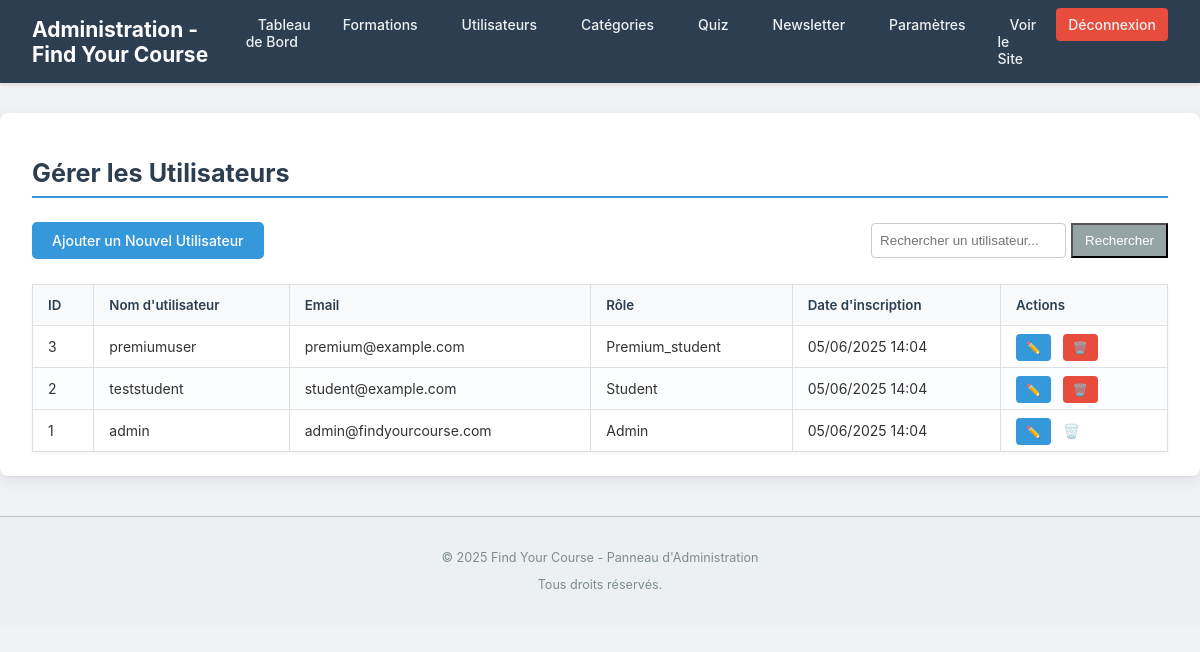
/admin/manage_users.php (signed in), run on the app's committed database.
### tables this page shows
CREATE TABLE `users` (
  `id` INT AUTO_INCREMENT PRIMARY KEY,
  `username` VARCHAR(50) NOT NULL UNIQUE,
  `email` VARCHAR(100) NOT NULL UNIQUE,
  `password` VARCHAR(255) NOT NULL COMMENT 'Hashed password',
  `first_name` VARCHAR(50) DEFAULT NULL,
  `last_name` VARCHAR(50) DEFAULT NULL,
  `role` ENUM('student', 'admin', 'premium_student') NOT NULL DEFAULT 'student' COMMENT 'User role determines access level',
  `registration_date` TIMESTAMP DEFAULT CURRENT_TIMESTAMP
);

### admin/manage_users.php (the view, shortened to what this page needs)
<?php
$admin_page_title = "Gérer les Utilisateurs";
require_once '../includes/admin_header.php';
$search_term = isset($_GET['search']) ? sanitizeInput($_GET['search']) : '';
$query = "SELECT id, username, email, role, registration_date FROM users";
if (!empty($search_term)) {
    $query .= " WHERE username LIKE ? OR email LIKE ?";
    $search_param = "%" . $search_term . "%";
    $stmt = $conn->prepare($query);
    $stmt->bind_param("ss", $search_param, $search_param);
} else {
    $query .= " ORDER BY id DESC";
    $stmt = $conn->prepare($query);
}
$stmt->execute();
$users_result = $stmt->get_result();
?>
<h2><?php echo htmlspecialchars($admin_page_title); ?></h2>
<div style="margin-bottom: 20px; display: flex; justify-content: space-between; align-items: center;">
    <a href="add_user.php" class="admin-button-primary">Ajouter un Nouvel Utilisateur</a>
     <form action="manage_users.php" method="GET" style="display: inline-flex; gap: 5px;">
        <input type="text" name="search" placeholder="Rechercher un utilisateur..." value="<?php echo htmlspecialchars($search_term); ?>" style="padding: 8px; border-radius:4px; border:1px solid #ccc;">
        <button type="submit" class="admin-button-secondary" style="padding: 8px 12px;">Rechercher</button>
    </form>
</div>
<?php if ($users_result && $users_result->num_rows > 0): ?>
    <table class="admin-table">
        <thead>
            <tr>
                <th>ID</th>
                <th>Nom d'utilisateur</th>
                <th>Email</th>
                <th>Rôle</th>
                <th>Date d'inscription</th>
                <th>Actions</th>
            </tr>
        </thead>
        <tbody>
            <?php while($user = $users_result->fetch_assoc()): ?>
            <tr>
                <td><?php echo $user['id']; ?></td>
                <td><?php echo htmlspecialchars($user['username']); ?></td>
                <td><?php echo htmlspecialchars($user['email']); ?></td>
                <td><?php echo htmlspecialchars(ucfirst($user['role'])); ?></td>
                <td><?php echo date("d/m/Y H:i", strtotime($user['registration_date'])); ?></td>
                <td class="actions">
                    <a href="edit_user.php?id=<?php echo $user['id']; ?>" class="edit-btn" title="Modifier">✏️</a>
                    <?php if ($user['id'] !== $_SESSION['user_id'] && $user['username'] !== 'admin'):  ?>
                        <a href="delete_user.php?id=<?php echo $user['id']; ?>" class="delete-btn confirm-delete" title="Supprimer">🗑️</a>
                    <?php else: ?>
                        <span title="Non autorisé" style="opacity:0.5; cursor:not-allowed;">🗑️</span>
                    <?php endif; ?>
                </td>
            </tr>
            <?php endwhile; ?>
        </tbody>
    </table>
<?php else: ?>
    <p>Aucun utilisateur trouvé. <a href="add_user.php">Ajouter un nouvel utilisateur ?</a></p>
<?php endif; ?>
<?php
require_once '../includes/admin_footer.php';
?>

### assets/css/admin_style.css (style rules this page uses)
body.admin-body { font-family: -apple-system, BlinkMacSystemFont, "Segoe UI", Roboto, Helvetica, Arial, sans-serif; margin: 0; padding: 0; background-color: #f0f2f5; color: #333; font-size: 14px; }
main.admin-main h2 { font-size: 1.8em; color: #2c3e50; margin-bottom: 1.5rem; padding-bottom: 0.5rem; border-bottom: 2px solid #3498db; }
.admin-table { width: 100%; border-collapse: collapse; margin-top: 25px; box-shadow: 0 1px 3px rgba(0,0,0,0.05); }
.admin-table th, .admin-table td { border: 1px solid #e0e0e0; padding: 12px 15px; text-align: left; vertical-align: middle; }
.admin-table th { background-color: #f7f9fa; font-weight: 600; color: #2c3e50; font-size: 0.95em; }
.admin-table tr:nth-child(even) { background-color: #fcfdff; }
.admin-table .actions a { margin-right: 8px; padding: 6px 10px; border-radius: 4px; font-size: 0.85em; text-decoration: none; color: #fff; transition: background-color 0.2s ease; }
.admin-table .actions a.edit-btn { background-color: #3498db; }
.admin-table .actions a.delete-btn { background-color: #e74c3c; }
.admin-button-primary, .admin-form button[type="submit"] { background-color: #3498db; color: white; padding: 10px 20px; border: none; border-radius: 5px; cursor: pointer; font-size: 1em; font-weight: 500; transition: background-color 0.2s ease; text-decoration: none; display: inline-block; }
.admin-button-secondary { background-color: #95a5a6; color: white; }

### data on the page
users: id "3", username "premiumuser", email "premium@example.com", role "Premium_student", registration_date "05/06/2025 14:04"
users: id "2", username "teststudent", email "student@example.com", role "Student", registration_date "05/06/2025 14:04"
users: id "1", username "admin", email "admin@findyourcourse.com", role "Admin", registration_date "05/06/2025 14:04"

### other printed values
$admin_page_title "Gérer les Utilisateurs"
